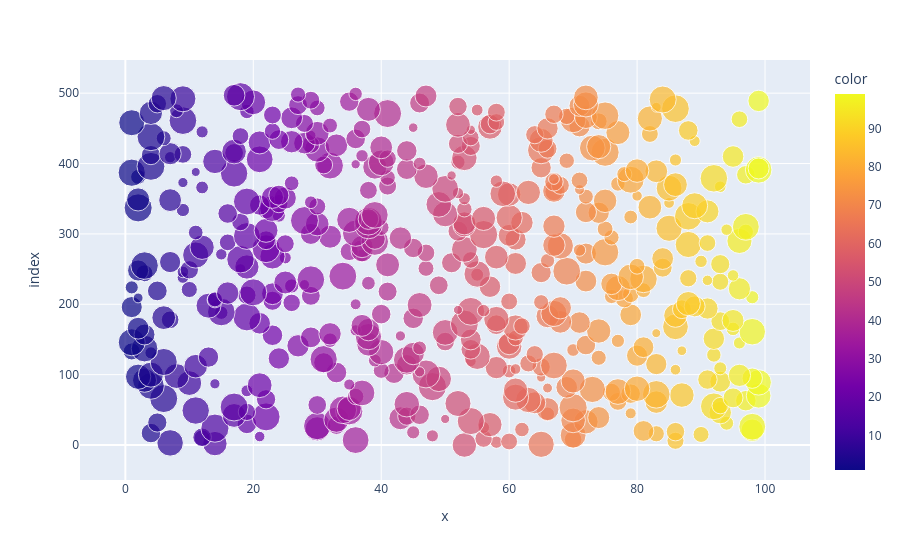

Here is the notebook cell this chart was saved with:
### Code cell
#3
x = np.random.randint(1,100,500)
y = np.random.randint(1,100,500)
size = np.random.randint(100,1000,500)
px.scatter(x,y, color = y , size = size )

### Figure 1 — Plotly figure (JSON) as saved in the notebook; plotly's stock layout.template omitted (floating-point values rounded to 4 significant figures; data arrays with more than 128 entries replaced by an {"elided": "..."} marker saying what was removed)
{"data": [{"hovertemplate": "x=%{x}<br>index=%{y}<br>size=%{marker.size}<br>color=%{marker.color}<extra></extra>", "legendgroup": "", "marker": {"color": {"elided": "500 int values"}, "coloraxis": "coloraxis", "size": {"elided": "500 int values"}, "sizemode": "area", "sizeref": 2.495, "symbol": "circle"}, "mode": "markers", "name": "", "orientation": "h", "showlegend": false, "type": "scatter", "x": {"elided": "500 int values"}, "xaxis": "x", "y": {"elided": "500 int values"}, "yaxis": "y"}], "layout": {"coloraxis": {"colorbar": {"title": {"text": "color"}}, "colorscale": [[0, "#0d0887"], [0.1111, "#46039f"], [0.2222, "#7201a8"], [0.3333, "#9c179e"], [0.4444, "#bd3786"], [0.5556, "#d8576b"], [0.6667, "#ed7953"], [0.7778, "#fb9f3a"], [0.8889, "#fdca26"], [1, "#f0f921"]]}, "legend": {"itemsizing": "constant", "tracegroupgap": 0}, "margin": {"t": 60}, "xaxis": {"anchor": "y", "domain": [0, 1], "title": {"text": "x"}}, "yaxis": {"anchor": "x", "domain": [0, 1], "title": {"text": "index"}}}}
